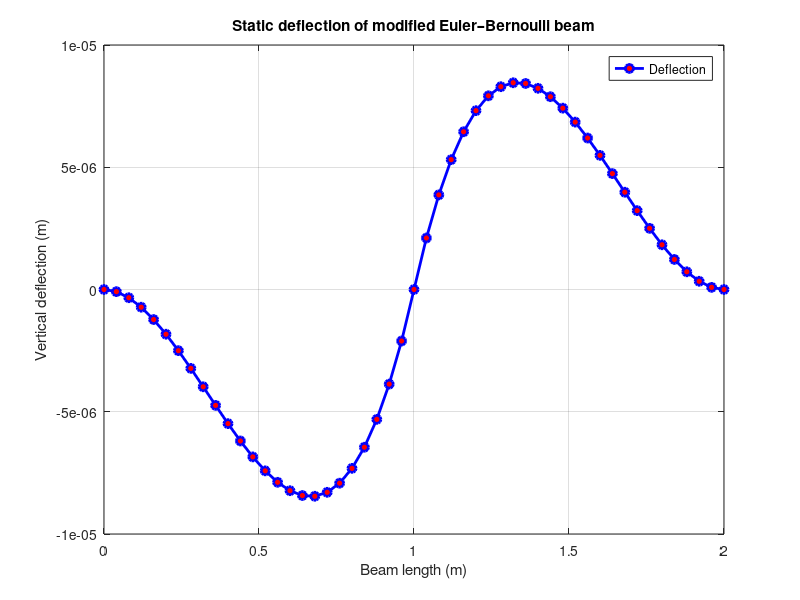
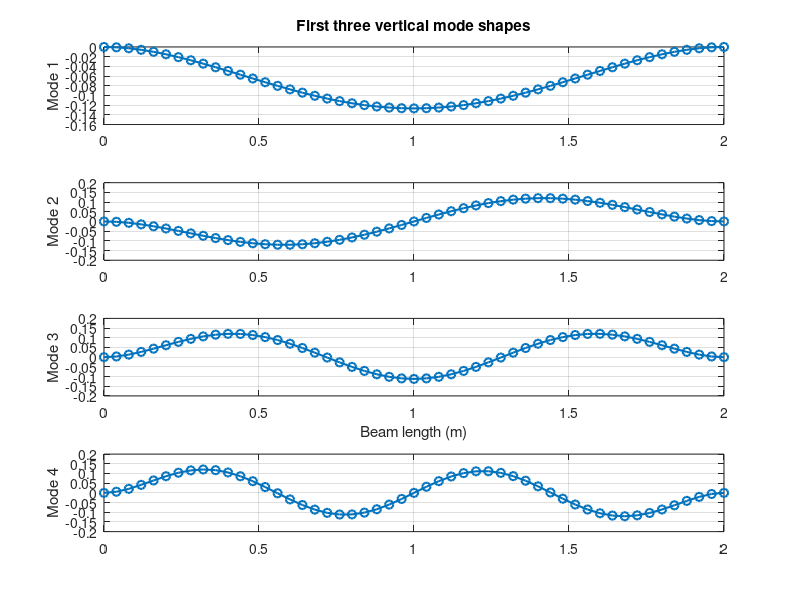

Write the MATLAB code that produced these figures, in order.

% including consistent mass matrix assembly and modal analysis

clear; clc; close all;

% input parameters
nElem = 50;              % number of elements
E     = 210e9;           % Young's modulus (Pa)
A     = 0.01;            % cross-sectional area (m^2)
I     = 8.333e-6;        % moment of inertia (m^4)
rho   = 7850;            % mass density (kg/m^3)
L     = 2;               % total beam length (m)

% moment or force assignment
force_node      = round((nElem/2) + 1); % mid-span node
force_DOF_local = 3;                    % 1=u, 2=w, 3=theta
moment_value    = 800;                  % applied moment (Nm)

%% derived sizes
nNode         = nElem + 1;
nDOF_per_node = 3;        % u, w, theta
nDOF          = nNode * nDOF_per_node;
Le            = L / nElem;

%% element stiffness
ke_axial = (E*A/Le)*[1 -1; -1 1];
ke_bending = (E*I/Le^3)*[ ...
     12      6*Le   -12    6*Le; 
    6*Le   4*Le^2  -6*Le  2*Le^2;
   -12    -6*Le     12    -6*Le;
    6*Le   2*Le^2  -6*Le   4*Le^2 ];
ke = zeros(6,6);
axial_dofs   = [1 4];
bending_dofs = [2 3 5 6];
ke(axial_dofs,   axial_dofs)   = ke_axial;
ke(bending_dofs, bending_dofs) = ke_bending;

%% element mass 
me_axial = (rho*A*Le/6)*[2 1; 1 2];
me_bending = (rho*A*Le/420)*[ ...
    156       22*Le    54      -13*Le;
     22*Le   4*Le^2   13*Le   -3*Le^2;
     54       13*Le   156     -22*Le;
    -13*Le   -3*Le^2  -22*Le   4*Le^2 ];
me = zeros(6,6);
me(axial_dofs,   axial_dofs)   = me_axial;
me(bending_dofs, bending_dofs) = me_bending;

%% global assembly
K = zeros(nDOF);
M = zeros(nDOF);
for e = 1:nElem
    idx = (e-1)*nDOF_per_node + (1:6);
    K(idx,idx) = K(idx,idx) + ke;
    M(idx,idx) = M(idx,idx) + me;
end

%% force vector
F = zeros(nDOF,1);
globalDOF = (force_node-1)*nDOF_per_node + force_DOF_local;
F(globalDOF) = moment_value;

%% apply boundary conditions (fixed at both ends: all DOFs)
fixedDOF = [1,2,3, nDOF-2, nDOF-1, nDOF];
freeDOF  = setdiff(1:nDOF, fixedDOF);

K_reduced = K(freeDOF, freeDOF);
M_reduced = M(freeDOF, freeDOF);
F_reduced = F(freeDOF);

%% solve static problem (stiffness only)
U = zeros(nDOF,1);
U(freeDOF) = K_reduced \ F_reduced;

%% plot static vertical deflection
x_nodes = linspace(0, L, nNode);
vertical_disp = U(2:nDOF_per_node:end);

figure;
plot(x_nodes, vertical_disp, 'b-o', 'LineWidth', 2, 'MarkerFaceColor','r');
grid on;
xlabel('Beam length (m)');
ylabel('Vertical deflection (m)');
title('Static deflection of modified Euler–Bernoulli beam');
legend('Deflection');

%% modal analysis
% generalized eigenvalue problem K x = omega^2 M x
[Modes, D] = eig(K_reduced, M_reduced);
omega2 = diag(D);
[omega2, sortIdx] = sort(omega2);
Modes = Modes(:,sortIdx);
freq = sqrt(omega2)/(2*pi);

%  first 5 natural frequencies
nModesToShow = 4;
disp('First 5 natural frequencies (Hz):');
disp(freq(1:nModesToShow));

% plot first 3 mode shapes
figure;
for j = 1:nModesToShow
    mode_full = zeros(nDOF,1);
    mode_full(freeDOF) = Modes(:,j);
    vmode = mode_full(2:nDOF_per_node:end);
    subplot(nModesToShow,1,j);
    plot(x_nodes, vmode, '-o','LineWidth',1.5);
    ylabel(sprintf('Mode %d',j));
    grid on;
    if j==1, title('First three vertical mode shapes'); end
    if j==3, xlabel('Beam length (m)'); end
end
